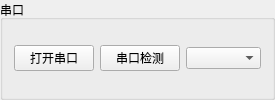
       <widget class="QGroupBox" name="groupBox_6">
        <property name="maximumSize">
         <size>
          <width>250</width>
          <height>16777215</height>
         </size>
        </property>
        <property name="title">
         <string>串口</string>
        </property>
        <layout class="QGridLayout" name="gridLayout_10">
         <item row="0" column="3">
          <widget class="QComboBox" name="serialCb">
           <property name="sizePolicy">
            <sizepolicy hsizetype="Minimum" vsizetype="Fixed">
             <horstretch>0</horstretch>
             <verstretch>0</verstretch>
            </sizepolicy>
           </property>
           <property name="minimumSize">
            <size>
             <width>75</width>
             <height>0</height>
            </size>
           </property>
           <property name="styleSheet">
            <string notr="true"/>
           </property>
          </widget>
         </item>
         <item row="0" column="2">
          <widget class="QPushButton" name="serial_det_pB">
           <property name="text">
            <string>串口检测</string>
           </property>
          </widget>
         </item>
         <item row="0" column="0">
          <widget class="QPushButton" name="serialpB">
           <property name="text">
            <string>打开串口</string>
           </property>
          </widget>
         </item>
         <item row="0" column="1">
          <spacer name="horizontalSpacer_3">
           <property name="orientation">
            <enum>Qt::Orientation::Horizontal</enum>
           </property>
           <property name="sizeHint" stdset="0">
            <size>
             <width>55</width>
             <height>20</height>
            </size>
           </property>
          </spacer>
         </item>
        </layout>
       </widget>
